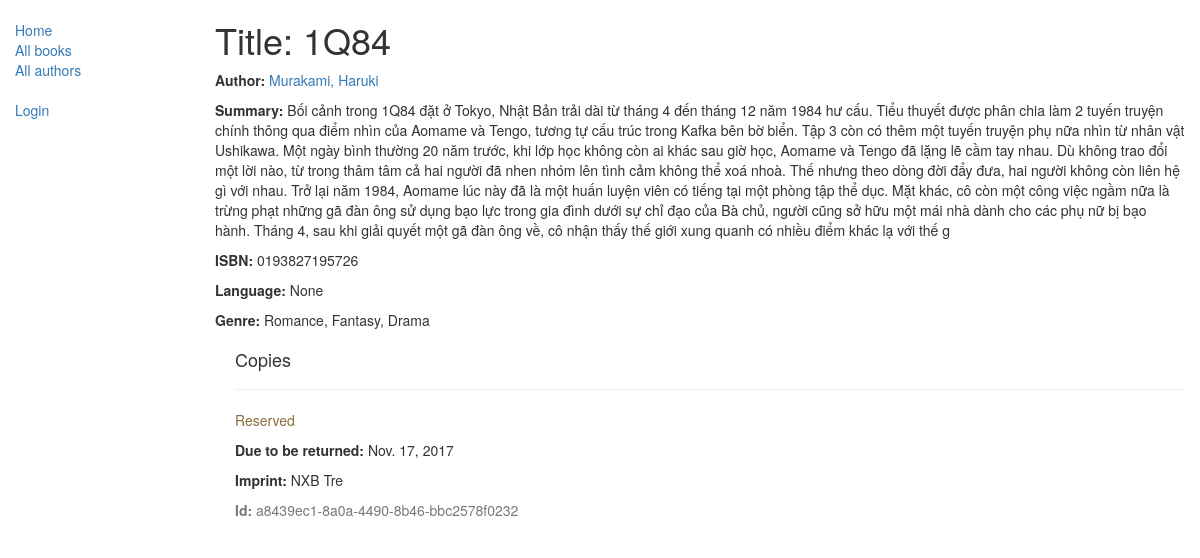
/catalog/book/2, run on the app's committed database.
### catalog/models.py (models this page shows, shortened)
class Book(models.Model):
    title = models.CharField(max_length=200)
    author = models.ForeignKey('Author', on_delete=models.SET_NULL, null=True)
    summary = models.TextField(max_length=1000, help_text="Enter a brief description of the book")
    isbn = models.CharField('ISBN',max_length=13, help_text='13 Character <a href="https://www.isbn-international.org/content/what-isbn">ISBN number</a>')
    genre = models.ManyToManyField(Genre, help_text="Select a genre for this book")
    language = models.ForeignKey('Language', on_delete=models.SET_NULL, null=True)

class Author(models.Model):
    first_name = models.CharField(max_length=100)
    last_name = models.CharField(max_length=100)
    date_of_birth = models.DateField(null=True, blank=True)
    date_of_death = models.DateField('died', null=True, blank=True)
    def __str__(self):
        return '%s, %s' % (self.last_name, self.first_name)

class Genre(models.Model):
    name = models.CharField(max_length=200, help_text="Enter a book genre (e.g. Science Fiction, French Poetry etc.)")
    def __str__(self):
        return self.name

class BookInstance(models.Model):
    id = models.UUIDField(primary_key=True, default=uuid.uuid4, help_text="Unique ID for this particular book across whole library")
    book = models.ForeignKey('Book', on_delete=models.SET_NULL, null=True)
    imprint = models.CharField(max_length=200)
    due_back = models.DateField(null=True, blank=True)
    borrower = models.ForeignKey(User, on_delete=models.SET_NULL, null=True, blank=True)
    LOAN_STATUS = (
        ('m', 'Maintenance'),
        ('o', 'On loan'),
        ('a', 'Available'),
        ('r', 'Reserved'),
    )
    status = models.CharField(max_length=1, choices=LOAN_STATUS, blank=True, default='m', help_text='Book availability')
    class Meta:
        ordering = ["due_back"]
        permissions = (("can_mark_returned", "Set book as returned"),)

### catalog/views.py (the view)
# urls.py: url(r'^book/(?P<pk>\d+)$', views.BookDetailView.as_view(), name='book-detail'),
class BookDetailView(generic.DetailView):
    model = Book

### catalog/templates/catalog/book_detail.html
{% extends "base_generic.html" %}
{% block content %}
  <h1>Title: {{ book.title }}</h1>
  <p><strong>Author:</strong> <a href="{% url 'author-detail' book.author.pk %}">{{ book.author }}</a></p>
  <p><strong>Summary:</strong> {{ book.summary }}</p>
  <p><strong>ISBN:</strong> {{ book.isbn }}</p>
  <p><strong>Language:</strong> {{ book.language }}</p>
  <p><strong>Genre:</strong> {% for genre in book.genre.all %} {{ genre }}{% if not forloop.last %}, {% endif %}{% endfor %}</p>
  <div style="margin-left:20px;margin-top:20px">
    <h4>Copies</h4>
    {% for copy in book.bookinstance_set.all %}
    <hr>
    <p class="{% if copy.status == 'a' %}text-success{% elif copy.status == 'm' %}text-danger{% else %}text-warning{% endif %}">{{ copy.get_status_display }}</p>
    {% if copy.status != 'a' %}<p><strong>Due to be returned:</strong> {{copy.due_back}}</p>{% endif %}
    <p><strong>Imprint:</strong> {{copy.imprint}}</p>
    <p class="text-muted"><strong>Id:</strong> {{copy.id}}</p>
    {% endfor %}
  </div>
{% endblock %}

### catalog/templates/base_generic.html (shortened to what this page needs)
<!DOCTYPE html>
<html lang="en">
<head>
  <link rel="stylesheet" href="https://maxcdn.bootstrapcdn.com/bootstrap/3.3.7/css/bootstrap.min.css">
  {% load static %}
  <link rel="stylesheet" href="{% static 'css/styles.css' %}">
</head>
<body>
  <div class="container-fluid">
    <div class="row">
      <div class="col-sm-2">
      {% block sidebar %}
      <ul class="sidebar-nav">
			<li><a href="{% url 'index' %}">Home</a></li>
			<li><a href="{% url 'books' %}">All books</a></li>
			<li><a href="{% url 'authors' %}">All authors</a></li>
      </ul>
	  <ul class="sidebar-nav">
		   {% if user.is_authenticated %}
			 <li>User: {{ user.get_username }}</li>
			 <li><a href="{% url 'my-borrowed' %}">My Borrowed</a></li>
			 <li><a href="{% url 'logout'%}?next={{request.path}}">Logout</a></li>
		   {% else %}
			 <li><a href="{% url 'login'%}?next={{request.path}}">Login</a></li>
		   {% endif %}
	  </ul>
     {% endblock %}
      </div>
      <div class="col-sm-10 ">
      {% block content %}{% endblock %}
      </div>
    </div>
  </div>
</body>
</html>

### catalog/static/css/styles.css (style rules this page uses)
.sidebar-nav { margin-top: 20px; padding: 0; list-style: none; }

### data on the page
Book: title "1Q84", author "Murakami, Haruki", summary "Bối cảnh trong 1Q84 đặt ở Tokyo, Nhật Bản trải dài từ tháng 4 đến tháng 12 năm 1984 hư cấu. Tiểu thuyết được phân chia làm 2 tuyến truyện chính thông qua điểm nhìn của Aomame và Tengo, tương tự cấu trúc trong Kafka bên bờ biển. Tập 3 còn có thêm một tuyến truyện phụ nữa nhìn từ nhân vật Ushikawa. Một ngày bình thường 20 năm trước, khi lớp học không còn ai khác sau giờ học, Aomame và Tengo đã lặng lẽ cầm tay nhau. Dù không trao đổi một lời nào, từ trong thâm tâm cả hai người đã nhen nhóm lên tình cảm không thể xoá nhoà. Thế nhưng theo dòng đời đẩy đưa, hai người không còn liên hệ gì với nhau. Trở lại năm 1984, Aomame lúc này đã là một huấn luyện viên có tiếng tại một phòng tập thể dục. Mặt…", isbn "0193827195726", language "None"
Genre: name "Romance"
Genre: name "Fantasy"
Genre: name "Drama"
BookInstance: status "Reserved", due_back "Nov. 17, 2017", imprint "NXB Tre", id "a8439ec1-8a0a-4490-8b46-bbc2578f0232"
